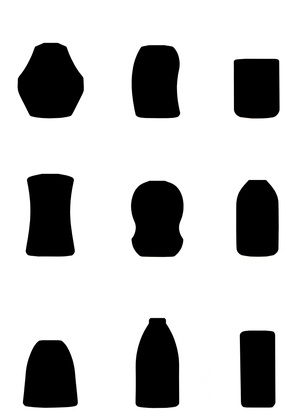
%> input picture MATLAB Code for Roundness Computation/pardazesh-40-60-s.jpg, 304 x 420 px, shrunk from 3000 x 4142 before the run
$ octave curvature.m   (GNU Octave 9; MATLAB toolbox functions it lacks are replaced by stand-ins)
%> lines starting %> are read from the running program, lines starting %| are printed output that depends on the picture; in (x1, y1, x2, y2) boxes, pixels count from 0 and x2, y2 are one past the last pixel; in counts of white or black regions, pixels touching at a corner belong together; the program's own positions count from 1
clear all
close all

%% main function
img = imread('pardazesh-40-60-s.jpg');
%> img is the input picture: size 420x304x3 uint8; mean R, G, B 197.5, 197.5, 197.5

level = graythresh(img);
%> level = 0.502
im = im2bw(img,level);
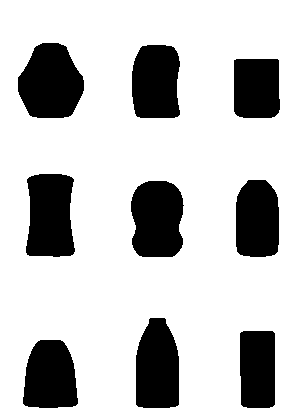
%> im: size 420x304 logical; 77.5% white; 9 black regions, largest, box (x1, y1, x2, y2) and area: (18, 43, 84, 118) 3793, (26, 174, 75, 257) 3520, (131, 181, 184, 257) 3487

% [6 lines of commented-out code are left out]


BW =~im;

sz=size(BW);
%> sz = [420 304]
cc = bwconncomp(BW, 8);
%> cc = 9 connected components

% cc.NumObjects = 9;
% cc.PixelIdxList(1) = [];
% cc.PixelIdxList(2) = [];

s  = regionprops(cc, 'centroid', 'Area','Perimeter','MajorAxisLength','MinorAxisLength', 'Orientation',...
        'ConvexArea', 'ConvexHull', 'ConvexImage', 'Eccentricity', 'Extent', 'Solidity');
%> s = 9 regions; largest, Area, Centroid, MajorAxisLength, MinorAxisLength and Eccentricity: 3793 [51.3 83.4] 77.22 63.41 0.571, 3520 [50.8 216.5] 96.04 49.98 0.854, 3487 [157.8 220] 83.84 54.47 0.76, 3361 [158 368] 95.62 46.04 0.876, 3173 [156.5 82.9] 81.54 51.1 0.779
sz=[cc.ImageSize];

obj = cc;
%> obj = 9 connected components

for k = 1:cc.NumObjects
   BW2 = zeros(sz);
    ctd = round([s(k).Centroid]);
    BW2(cc.PixelIdxList{k}) = 1;
    %     Area = bwarea(BW);
    ContourImage = bwmorph(BW2,'remove');
    %     find the beginning point
    [~,x0]=find(ContourImage(ctd(2), :),1, 'first');

    contour = bwtraceboundary(ContourImage, [ctd(2), x0], 'W', 8,...
        Inf,'counterclockwise');
    X=contour(:,2);
    Y=contour(:,1);

    % convert the cartesian coordinates to polar coordinates

    obj.objects(k).centroid = s(k).Centroid;
    obj.objects(k).orientation = s(k).Orientation;
    obj.objects(k).area = s(k).Area;
    obj.objects(k).perimeter = s(k).Perimeter;
    obj.objects(k).rawXY = [X, Y];
    obj.objects(k).d1d2 = [s(k).MajorAxisLength, s(k).MinorAxisLength];
    obj.objects(k).ConvexArea = s(k).ConvexArea;
    obj.objects(k).ConvexHull = s(k).ConvexHull;
    obj.objects(k).ConvexImage = s(k).ConvexImage;
    obj.objects(k).Eccentricity = s(k).Eccentricity;
    obj.objects(k).Extent = s(k).Extent;
    obj.objects(k).Solidity = s(k).Solidity;

end
%> this loop made 9 passes
%> (ctd, x0) on passes 1 to 9: ([51 83], 19), ([51 377], 26), ([51 216], 31), ([158 220], 135), ([156 83], 133), ([158 368], 137), ([257 89], 235), ([258 221], 237), ([258 370], 241)
%> pass 1, `ContourImage = bwmorph(BW2,'remove');`:
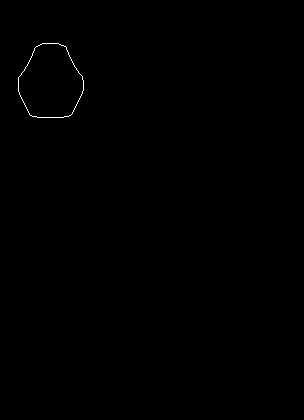
%> ContourImage: size 420x304 logical; 0.16% white in thin lines or dots, all inside (x1, y1, x2, y2) = (18, 43, 84, 118)
%> pass 2, `ContourImage = bwmorph(BW2,'remove');`:
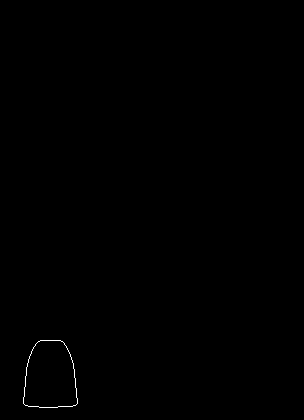
%> ContourImage: size 420x304 logical; 0.16% white in thin lines or dots, all inside (x1, y1, x2, y2) = (23, 340, 78, 408)
%> pass 3, `ContourImage = bwmorph(BW2,'remove');`:
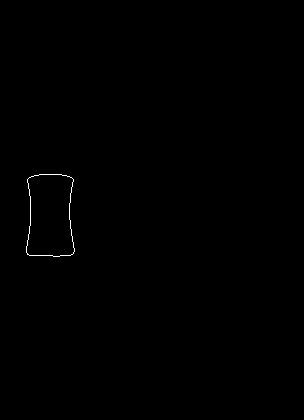
%> ContourImage: size 420x304 logical; 0.19% white in thin lines or dots, all inside (x1, y1, x2, y2) = (26, 174, 75, 257)
%> after the loop:
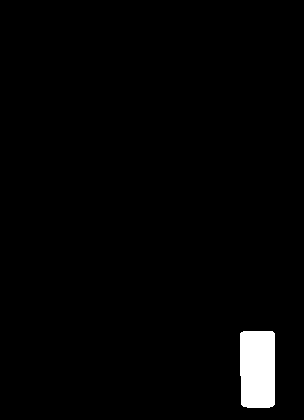
%> BW2: size 420x304 double; values 0 (black) and 1 (white), 2.1% white; 1 white region, box (x1, y1, x2, y2) and area: (240, 331, 275, 408) 2639

% calculate the slops

sf = 20; % smoothing factor

for k = 1:cc.NumObjects
     for j = 1:floor((length(obj.objects(k).rawXY))/sf)
         if j == floor((length(obj.objects(k).rawXY))/sf)
             Xstart = obj.objects(k).rawXY(j*sf, 1);
             Xend = obj.objects(k).rawXY(1, 1);
             Ystart = obj.objects(k).rawXY(j*sf, 2);
             Yend = obj.objects(k).rawXY(1, 2);
             slop(j) = atan((Yend - Ystart)/(Xend - Xstart))*180/pi;
         else
         Xstart = obj.objects(k).rawXY(j*sf, 1);
         Xend = obj.objects(k).rawXY((j+1)*sf, 1);
         Ystart = obj.objects(k).rawXY(j*sf, 2);
         Yend = obj.objects(k).rawXY((j+1)*sf, 2);
         slop(j) = atan((Yend - Ystart)/(Xend - Xstart))*180/pi;
         end


     end

% calculate the change in the slop (curvature)
% if the slop is steep (> 80 degrees) then make the current slop with same sign as last
% slop

     for j = 1:length(slop)
         currentS = slop(j);
         if j == 1
             lastS = slop(length(slop));
         else
             lastS = slop(j-1);
         end
         if abs(lastS) > 81
             if currentS * lastS < 0
                 currentS = -currentS;
             end
         else
             if abs(currentS) > 80
                 if currentS * lastS < 0
                 currentS = -currentS;
                 end
             end
         end
         curveS(j) = currentS - lastS;
     end

     % keep slop values between -90 to 90 degrees
     for j = 1:length(curveS)
         if curveS(j) > 90
             curveS(j) = 180 - curveS(j);
         else
             if curveS(j) < -90
                curveS(j) = -180 - curveS(j) ;
             end
         end
     end
        mincurve = 15;
        maxcurve = 15;
        curvSoS = nansum(curveS.^2);
        curv2 = curveS(abs(curveS)> 0);
        curvMoS2 = nanmean(curveS.^2);
        curveG20mean = nanmean(abs(curveS(abs(curveS) > mincurve)));

        % sum up all the slops less than 15 degrees (smooth ones) to calculate roundness
        roundness = nansum(abs(curveS(abs(curveS) < maxcurve)));
%(curveS(abs(curveS) > 60)).^2

     %obj.objects(k).curvp = curvp;
     obj.objects(k).curvSoS = curvSoS;
     obj.objects(k).roundness = roundness;
%      obj.objects(k).curvature = curv;
     obj.objects(k).curveS = curveS;
     obj.objects(k).slop = slop;
     obj.objects(k).curvMoS2 = curvMoS2;
     obj.objects(k).curv2 = curv2;
     obj.objects(k).curveG20mean = curveG20mean;

end
%> this loop made 9 passes
%> (curvSoS, curvMoS2, curveG20mean, roundness) on passes 1 to 7: (15937.6, 1593.8, 43.06, 15.53), (20472.3, 2047.2, 50.02, 18.68), (22639.2, 1886.6, 63.03, 39.13), (17710, 1475.8, 42, 18.03), (17644.6, 1470.4, 43.22, 8.54), (23547.1, 1962.3, 62.03, 49.86), (21589.9, 1799.2, 50.16, 36.94)
%> (curvSoS, curv2, curvMoS2, curveG20mean, roundness) on passes 8 to 9: (17791.7, [-29.36 -57.78 -47.86 -45 2.86 -21.37 -57.24 -69.72 -25.95], 1779.2, 44.28, 2.86), (22402.8, [-12.53 -74.61 -60.13 -32.74 84.29 -35.46 -60.26], 1866.9, 57.91, 12.53)
%> after the loop, Xend = 241; Xstart = 241; Yend = 370; Ystart = 360; curveS = [-12.53 -74.61 -60.13 -32.74 0 0 84.29 -35.46 -60.26 0 0 0]; lastS = 90; slop = [77.47 2.86 -57.26 -90 -90 -90 5.71 -29.74 90 90 90 90]

% plot the roundness
imshow(im)
hold
for k = 1:numel(s)
    c = s(k).Centroid;
    text(c(1), c(2)+20, sprintf('%d', k), ...
        'HorizontalAlignment', 'center', ...
        'VerticalAlignment', 'middle', ...
        'Color', 'white', ...
        'FontSize', 16);
end
%> this loop made 9 passes
%> c on passes 1 to 9: [51.28 83.39], [50.9 377.2], [50.8 216.5], [157.8 220], [156.5 82.88], [158 368], [257.1 88.7], [257.9 220.5], [258.2 369.6]
for k = 1:cc.NumObjects
% iter = 0;
    for j = 1:floor((length(obj.objects(k).rawXY))/sf)
%         iter = iter +1;
          if j == floor((length(obj.objects(k).rawXY))/sf)
             Xstart = obj.objects(k).rawXY(j*sf, 1);
             Xend = obj.objects(k).rawXY(1, 1);
             Ystart = obj.objects(k).rawXY(j*sf, 2);
             Yend = obj.objects(k).rawXY(1, 2);
         else
         Xstart = obj.objects(k).rawXY(j*sf, 1);
         Xend = obj.objects(k).rawXY((j+1)*sf, 1);
         Ystart = obj.objects(k).rawXY(j*sf, 2);
         Yend = obj.objects(k).rawXY((j+1)*sf, 2);
          end

            if all(abs(obj.objects(k).curveS(j)) > mincurve)
                col = 'r';
            else
                col = 'b';
            end
        plot([Xend, Xstart], [Yend, Ystart], col, 'LineWidth',1)
        plot([Xend, Xstart], [Yend, Ystart], 'o', 'Color', col,  'MarkerSize', 2)
     end
end
%> this loop made 9 passes
%> after the loop, col = 'b'
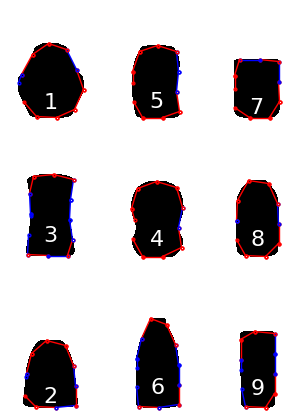
%> figure redrawn from the program's plot data


figure
imshow(im)
hold
for k = 1:numel(s)
    c = s(k).Centroid;
    text(c(1), c(2)+20, sprintf('%d', k), ...
        'HorizontalAlignment', 'center', ...
        'VerticalAlignment', 'middle', ...
        'Color', 'white', ...
        'FontSize', 16);
end
for k = 1:cc.NumObjects
% iter = 0;
    for j = 1:floor((length(obj.objects(k).rawXY))/sf)
%         iter = iter +1;
          if j == floor((length(obj.objects(k).rawXY))/sf)
             Xstart = obj.objects(k).rawXY(j*sf, 1);
             Xend = obj.objects(k).rawXY(1, 1);
             Ystart = obj.objects(k).rawXY(j*sf, 2);
             Yend = obj.objects(k).rawXY(1, 2);
         else
         Xstart = obj.objects(k).rawXY(j*sf, 1);
         Xend = obj.objects(k).rawXY((j+1)*sf, 1);
         Ystart = obj.objects(k).rawXY(j*sf, 2);
         Yend = obj.objects(k).rawXY((j+1)*sf, 2);
          end

            if all(abs(obj.objects(k).curveS(j)) < maxcurve)
                col = 'g';
            else
                col = 'b';
            end
        plot([Xend, Xstart], [Yend, Ystart], col, 'LineWidth',1)
        plot([Xend, Xstart], [Yend, Ystart], 'o', 'Color', col,  'MarkerSize', 2)
     end
end
%> after the loop, col = 'g'
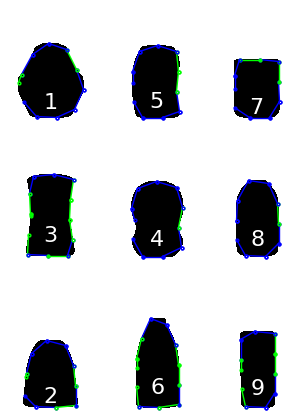
%> figure redrawn from the program's plot data

roundnn = [obj.objects.roundness].';
%> roundnn = [15.53; 18.68; 39.13; 18.03; 8.54; 49.86; 36.94; 2.86; 12.53]
areaa = [obj.objects.area].';
%> areaa = [3793; 3110; 3520; 3487; 3173; 3361; 2625; 3014; 2639]
perimeterr = [obj.objects.perimeter].';
%> perimeterr = [222.4; 209; 244.5; 223.4; 214.6; 232.3; 192.2; 207; 208.1]
ConvexAreaa = [obj.objects.ConvexArea].';
%> ConvexAreaa = [3915; 3175; 3910; 3666; 3301; 3411; 2651; 3047; 2657]
Eccentricityy = [obj.objects.Eccentricity].';
%> Eccentricityy = [0.571; 0.664; 0.854; 0.76; 0.779; 0.876; 0.64; 0.826; 0.893]
Extentt = [obj.objects.Extent].';
%> Extentt = [0.766; 0.832; 0.866; 0.866; 0.906; 0.868; 0.967; 0.91; 0.979]
packageNum = [1:9]';

results_roundness = [packageNum areaa perimeterr];
%> results_roundness = [1 3793 222.4; 2 3110 209; 3 3520 244.5; 4 3487 223.4; 5 3173 214.6; 6 3361 232.3; 7 2625 192.2; 8 3014 207; 9 2639 208.1]
results.packageNum = packageNum;
results.areaa = areaa;
%> results.areaa has the same summary as areaa
results.perimeterr = perimeterr;
%> results.perimeterr has the same summary as perimeterr
results.ConvexAreaa = ConvexAreaa;
%> results.ConvexAreaa has the same summary as ConvexAreaa
results.Eccentricityy = Eccentricityy;
%> results.Eccentricityy has the same summary as Eccentricityy
results.Extentt = Extentt;
%> results.Extentt has the same summary as Extentt


% Save the table to a CSV file
writetable(struct2table(results), 'results.csv');

for k = 1:cc.NumObjects
obj.objects(k).packageNum = k;
obj.objects(k).areaNorm = (obj.objects(k).area - min(areaa))/(max(areaa)-min(areaa));
obj.objects(k).perimeterNorm = (obj.objects(k).perimeter - min(perimeterr))/(max(perimeterr)-min(perimeterr));
obj.objects(k).ConvexAreaNorm = (obj.objects(k).ConvexArea - min(ConvexAreaa))/(max(ConvexAreaa)-min(ConvexAreaa));
obj.objects(k).EccentricityNorm = (obj.objects(k).Eccentricity - min(Eccentricityy))/(max(Eccentricityy)-min(Eccentricityy));
obj.objects(k).ExtentNorm = (obj.objects(k).Extent - min(Extentt))/(max(Extentt)-min(Extentt));
obj.objects(k).roundnessNorm = (obj.objects(k).roundness - min(roundnn))/(max(roundnn)-min(roundnn));
end

resultNorm.packageNum = [obj.objects.packageNum].';
%> resultNorm.packageNum = [1; 2; 3; 4; 5; 6; 7; 8; 9]
resultNorm.areaNorm = [obj.objects.areaNorm].';
%> resultNorm.areaNorm = [1; 0.415; 0.766; 0.738; 0.469; 0.63; 0; 0.333; 0.012]
resultNorm.perimeterNorm = [obj.objects.perimeterNorm].';
%> resultNorm.perimeterNorm = [0.577; 0.321; 1; 0.595; 0.429; 0.766; 0; 0.282; 0.303]
resultNorm.ConvexAreaNorm = [obj.objects.ConvexAreaNorm].';
%> resultNorm.ConvexAreaNorm = [1; 0.415; 0.996; 0.803; 0.514; 0.601; 0; 0.313; 0.00475]
resultNorm.EccentricityNorm = [obj.objects.EccentricityNorm].';
%> resultNorm.EccentricityNorm = [0; 0.291; 0.88; 0.589; 0.648; 0.95; 0.217; 0.793; 1]
resultNorm.ExtentNorm = [obj.objects.ExtentNorm].';
%> resultNorm.ExtentNorm = [0; 0.307; 0.466; 0.467; 0.654; 0.48; 0.944; 0.676; 1]
resultNorm.roundnessNorm = [obj.objects.roundnessNorm].';
%> resultNorm.roundnessNorm = [0.27; 0.337; 0.772; 0.323; 0.121; 1; 0.725; 0; 0.206]
writetable(struct2table(results), 'results.csv');
writetable(struct2table(resultNorm), 'resultsNorm.csv');
results_roundness = [packageNum areaa];
%> results_roundness = [1 3793; 2 3110; 3 3520; 4 3487; 5 3173; 6 3361; 7 2625; 8 3014; 9 2639]
